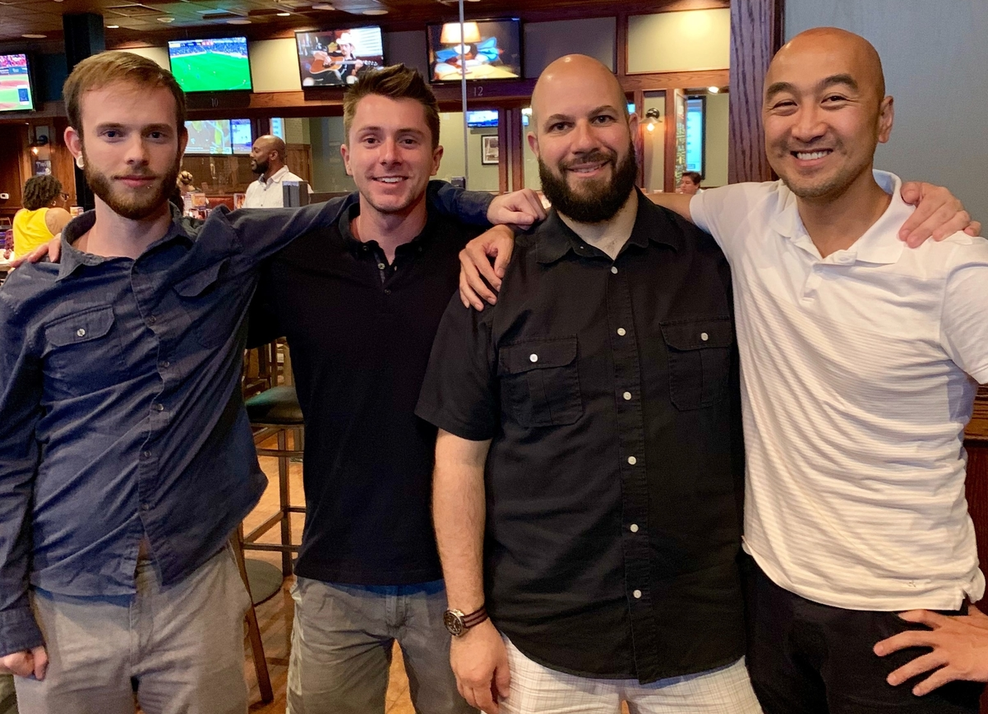
#> input picture face_detection/images/meetup.png, 988 x 714 px, shrunk from 1202 x 869 before the run
$ python main.py
#> lines starting #> are read from the running program, lines starting #| are printed output that depends on the picture; after the words box and inside, x2 and y2 are one past the last pixel; in counts of white or black regions, pixels touching at a corner belong together
import cv2
import sys


casc_path = "haarcascade_frontalface_default.xml"
face_cascade = cv2.CascadeClassifier(casc_path)

image = cv2.imread("meetup.png")
#> image is the input picture: shape (714, 988, 3); mean B, G, R 71.3, 79.2, 98.4
gray = cv2.cvtColor(image, cv2.COLOR_BGR2GRAY)
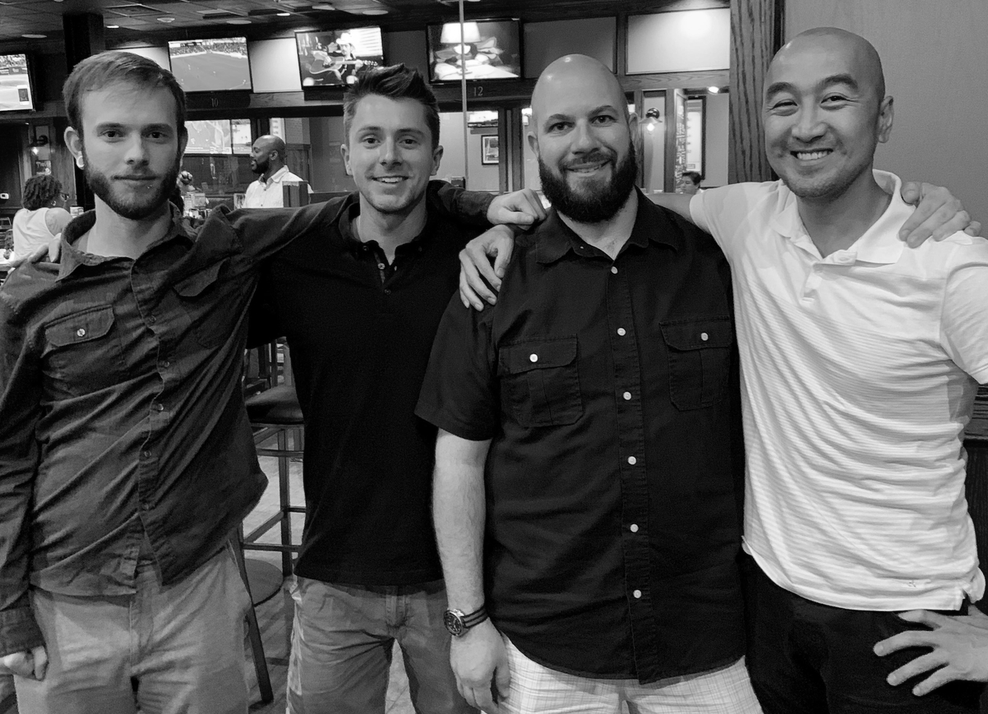
#> gray: shape (714, 988); min 0, max 255, mean 84.1

faces = face_cascade.detectMultiScale(
    gray,
    scaleFactor=1.1,
    minNeighbors=5,
    minSize=(30, 30),
    flags=cv2.CASCADE_SCALE_IMAGE
)
#> faces = [[526, 78, 115, 115], [78, 89, 116, 116], [337, 97, 105, 105], [740, 45, 142, 142]]

print(f"The algorithm found {len(faces)} faces in the following image.")
#| The algorithm found 4 faces in the following image.

for (x, y, w, h) in faces:
    cv2.rectangle(image, (x, y), (x+w, y+h), (0, 255, 0), 2)
#> this loop made 4 passes
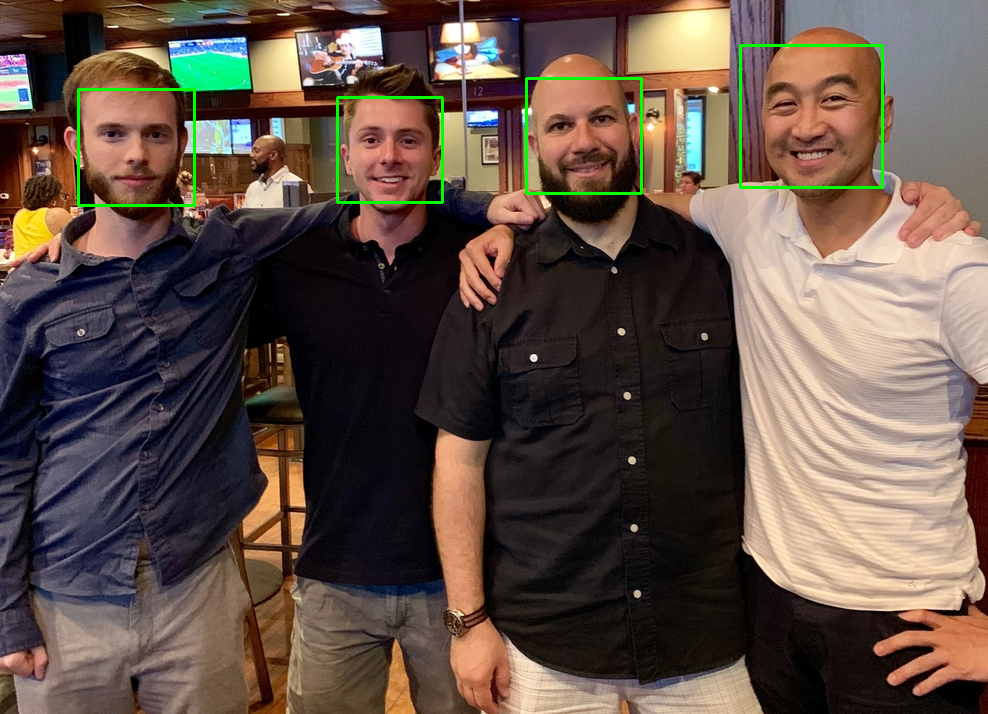
#> image: shape (714, 988, 3); 0.81% of pixels changed, all inside (x1, y1, x2, y2) = (77, 44, 884, 207)

cv2.imshow("Faces found", image)
cv2.waitKey(0)
